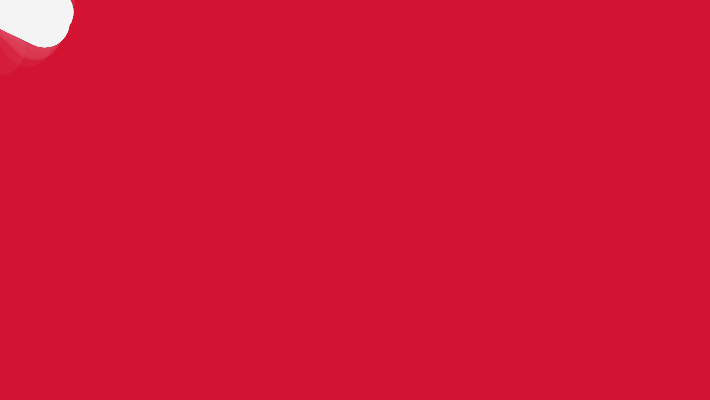
Frame 1 (no input)
Frame 60 (no input): identical to frame 1, image omitted
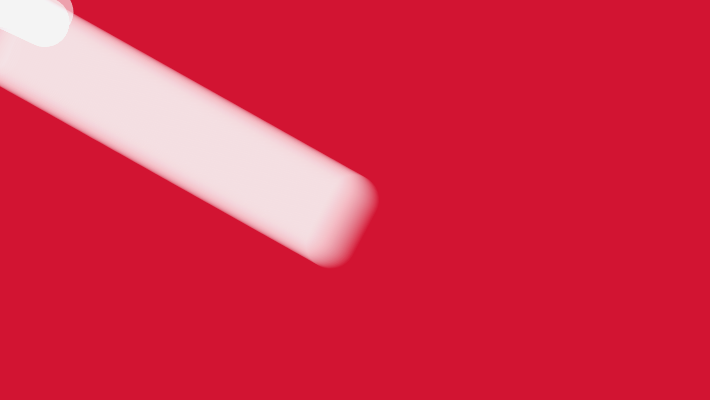
Frame 120 (the mouse pressed at the canvas centre since frame 60)

The p5.js sketch that drew these frames (run headless with seeded random() and noise() and a simulated clock; from frame 60 on, the mouse is pressed at the canvas centre):

// p5.js sketch
// ── sketch.js
/*
 * @name Follow 3
 * @arialabel Long segmented snake shape follows the user’s mouse as it moves 
 * @frame 710,400
 * @description A segmented line follows the mouse. The relative angle from
 * each segment to the next is calculated with atan2() and the position of
 * the next is calculated with sin() and cos(). Based on code from Keith Peters.
 */
let x = [],
  y = [],
  segNum = 500,
  segLength = 1;

for (let i = 0; i < segNum; i++) {
  x[i] = 0;
  y[i] = 0;
}

function setup() {
  createCanvas(710, 400);
  strokeWeight(50);
  stroke(255, 10);
}

function draw() {
  background(210, 20, 50);
  dragSegment(0, mouseX, mouseY);
  for (let i = 0; i < x.length - 1; i++) {
    dragSegment(i + 1, x[i], y[i]);
  }
}

function dragSegment(i, xin, yin) {
  const dx = xin - x[i];
  const dy = yin - y[i];
  const angle = atan2(dy, dx);
  x[i] = xin - cos(angle) * segLength;
  y[i] = yin - sin(angle) * segLength;
  segment(x[i], y[i], angle);
}

function segment(x, y, a) {
  push();
  translate(x, y);
  rotate(a);
  line(0, 0, segLength, 50);
  pop();
}

// ── 2.css
html, body {
    margin: 0;
    padding: 0;
  }
  canvas {
    display: block;
    background-color: rgb(95, 158, 160);
  }

a {
  display: inline-block;
  position: absolute;
  top: 700px;
  left: 800px;
  font-size: 30pt;
  color: rgb(0, 0, 0);
  font-family:'Gill Sans', 'Gill Sans MT', Calibri, 'Trebuchet MS', sans-serif;
  cursor: pointer;
}
  
// ── 2.html
<!DOCTYPE html>
<html lang="en">
  <head>
    <link rel="stylesheet" type="text/css" href="2.css">
    <meta charset="utf-8" />
    <script src="https://cdn.jsdelivr.net/npm/p5@1.8.0/lib/p5.js"></script>
  </head>
  <body>
    <main>
    </main>
    <script src="2.js"></script>
    <p>
      For this page, I adjusted the number of 'let numBalls' and 'gravity' to change the animation and color as well.

    </p>
    <a href="3.html">NEXT</a>
  </body>
</html>

// ── 2.js
/*
 * @name Bouncy Bubbles
 * @arialabel Grey circles of varying sizes bounce off the sides of the canvas and each other, eventually settling on the bottom of the screen
 * @frame 720,400
 * @description  based on code from Keith Peters. Multiple-object collision..
 */

let numBalls = 30;
let spring = 0;
let gravity = 2;
let friction = -0.9;
let balls = [];

function setup() {
  createCanvas(displayWidth, displayHeight);
  for (let i = 0; i < numBalls; i++) {
    balls[i] = new Ball(
      random(width),
      random(height),
      random(500, 80),
      i,
      balls
    );
  }
  noStroke();
  fill(100,17,178);
}

function draw() {
  background(55,218,193);
  balls.forEach(ball => {
    ball.collide();
    ball.move();
    ball.display();
  });
}

class Ball {
  constructor(xin, yin, din, idin, oin) {
    this.x = xin;
    this.y = yin;
    this.vx = 0;
    this.vy = 0;
    this.diameter = din;
    this.id = idin;
    this.others = oin;
  }

  collide() {
    for (let i = this.id + 1; i < numBalls; i++) {
      // console.log(others[i]);
      let dx = this.others[i].x - this.x;
      let dy = this.others[i].y - this.y;
      let distance = sqrt(dx * dx + dy * dy);
      let minDist = this.others[i].diameter / 2 + this.diameter / 2;
      //   console.log(distance);
      //console.log(minDist);
      if (distance < minDist) {
        //console.log("2");
        let angle = atan2(dy, dx);
        let targetX = this.x + cos(angle) * minDist;
        let targetY = this.y + sin(angle) * minDist;
        let ax = (targetX - this.others[i].x) * spring;
        let ay = (targetY - this.others[i].y) * spring;
        this.vx -= ax;
        this.vy -= ay;
        this.others[i].vx += ax;
        this.others[i].vy += ay;
      }
    }
  }

  move() {
    this.vy += gravity;
    this.x += this.vx;
    this.y += this.vy;
    if (this.x + this.diameter / 2 > width) {
      this.x = width - this.diameter / 2;
      this.vx *= friction;
    } else if (this.x - this.diameter / 2 < 0) {
      this.x = this.diameter / 2;
      this.vx *= friction;
    }
    if (this.y + this.diameter / 2 > height) {
      this.y = height - this.diameter / 2;
      this.vy *= friction;
    } else if (this.y - this.diameter / 2 < 0) {
      this.y = this.diameter / 2;
      this.vy *= friction;
    }
  }

  display() {
    ellipse(this.x, this.y, this.diameter, this.diameter);
  }
}

// ── 3.css
html, body {
    margin: 0;
    padding: 0;
  }
  canvas {
    display: block;
  }

a {
  display: inline-block;
  position: absolute;
  top: 700px;
  left: 700px;
  font-size: 30pt;
  color: rgb(0, 0, 0);
  font-family:'Gill Sans', 'Gill Sans MT', Calibri, 'Trebuchet MS', sans-serif;
  cursor: pointer;
}

img {
    display: inline-block;
    position: absolute;
    top: 50px;
    left: 200px;
}
// ── 3.html
<!DOCTYPE html>
<html lang="en">
  <head>
    <link rel="stylesheet" type="text/css" href="3.css">
    <meta charset="utf-8" />
    <script src="https://cdn.jsdelivr.net/npm/p5@1.8.0/lib/p5.js"></script>
  </head>
  <body>
    <main>
    </main>
    <script src="3.js"></script>
    <img src="tree.png">
    <a href="index.html">MERRY CHRISTMAS!</a>
  </body>
</html>

// ── 3.js
/*
 * @name Snowflakes
 * @arialabel White snowflakes fall in a random pattern from the top of a red background 
 * @description Particle system simulating the motion of falling snowflakes.
 * Uses an array of objects to hold the snowflake particles.
 * Contributed by Aatish Bhatia.
 */

let snowflakes = []; // array to hold snowflake objects

function setup() {
  createCanvas(displayWidth, displayHeight);
  fill(240);
  noStroke();
}

function draw() {
  background('brown');
  let t = frameCount / 600; // update time

  // create a random number of snowflakes each frame
  for (let i = 0; i < random(5); i++) {
    snowflakes.push(new snowflake()); // append snowflake object
  }

  // loop through snowflakes with a for..of loop
  for (let flake of snowflakes) {
    flake.update(t); // update snowflake position
    flake.display(); // draw snowflake
  }
}

// snowflake class
function snowflake() {
  // initialize coordinates
  this.posX = 0;
  this.posY = random(-50, 0);
  this.initialangle = random(0, 2 * PI);
  this.size = random(1, 5);

  // radius of snowflake spiral
  // chosen so the snowflakes are uniformly spread out in area
  this.radius = sqrt(random(pow(width / 2, 2)));

  this.update = function(time) {
    // x position follows a circle
    let w = 0.6; // angular speed
    let angle = w * time + this.initialangle;
    this.posX = width / 2 + this.radius * sin(angle);

    // different size snowflakes fall at slightly different y speeds
    this.posY += pow(this.size, 0.5);

    // delete snowflake if past end of screen
    if (this.posY > height) {
      let index = snowflakes.indexOf(this);
      snowflakes.splice(index, 1);
    }
  };

  this.display = function() {
    ellipse(this.posX, this.posY, this.size);
  };
}

// ── style.css
html, body {
    margin: 0;
    padding: 0;
  }
  canvas {
    display: block;
    position: absolute;
    top: 0;
    left: 0;
  }

a {
  display: inline-block;
  position: absolute;
  top: 700px;
  left: 800px;
  font-size: 30pt;
  color: rgb(255, 255, 255);
  font-family:'Gill Sans', 'Gill Sans MT', Calibri, 'Trebuchet MS', sans-serif;
  cursor: pointer;
}

p {
  display: inline-block;
  position: absolute;
  top: 30px;
  left: 50px;
  width: 300px;
  font-size: 14pt;
  color: rgb(255, 255, 255);
  font-family:'Gill Sans', 'Gill Sans MT', Calibri, 'Trebuchet MS', sans-serif;
}
  
